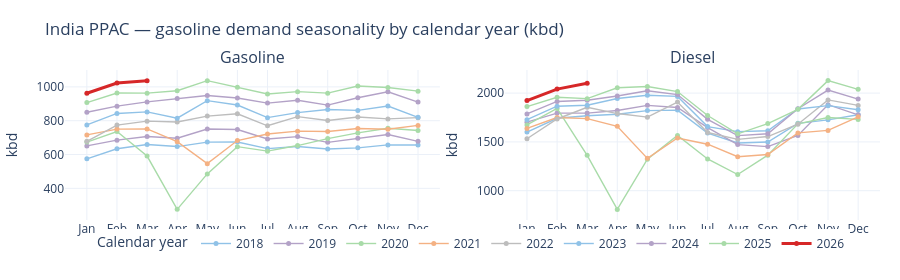

Here is the notebook cell this chart was saved with:
### Markdown cell above
## 6. Seasonality by calendar year (canonical **Gasoline**, PPAC India, kbd)

Uses `seasonality_by_year_chart` with **`value_target`** and **`product_canonical`** as the product column so the API sees stable labels.

### Code cell
in_gas = load_unified(
    metric="TOTDEMO",
    product_canonical=["Gasoline"],
    countries=["India"],
    sources=["PPAC"],
    start="2018-01-01",
    end=None,
    processed_dir=PROCESSED_ROOT,
)

fig_seas = seasonality_by_year_chart(
    in_gas,
    products=["Gasoline"],
    value_col="value_target",
    date_col="date",
    product_col="product_canonical",
    title="India PPAC — gasoline demand seasonality by calendar year (kbd)",
    units_label="kbd",
)
fig_seas.show()

### Figure 1 — Plotly figure (JSON) as saved in the notebook; plotly's stock layout.template omitted (floating-point values rounded to 4 significant figures)
{"data": [{"hovertemplate": "<b>Gasoline</b><br>Year: 2018<br>Month: %{x}<br>value_target: %{y:,.1f} kbd<extra></extra>", "legendgroup": "2018", "line": {"color": "#90c2e7", "width": 1.4}, "marker": {"size": 5}, "mode": "lines+markers", "name": "2018", "showlegend": true, "type": "scatter", "x": [1, 2, 3, 4, 5, 6, 7, 8, 9, 10, 11, 12], "xaxis": "x", "y": [574.7, 634.0, 659.1, 647.0, 673.6, 674.0, 635.0, 647.8, 632.5, 639.5, 657.0, 656.7], "yaxis": "y"}, {"hovertemplate": "<b>Gasoline</b><br>Year: 2019<br>Month: %{x}<br>value_target: %{y:,.1f} kbd<extra></extra>", "legendgroup": "2019", "line": {"color": "#b3a2c7", "width": 1.4}, "marker": {"size": 5}, "mode": "lines+markers", "name": "2019", "showlegend": true, "type": "scatter", "x": [1, 2, 3, 4, 5, 6, 7, 8, 9, 10, 11, 12], "xaxis": "x", "y": [650.9, 685.0, 706.8, 696.8, 750.6, 747.6, 691.8, 706.0, 672.2, 696.3, 718.2, 678.2], "yaxis": "y"}, {"hovertemplate": "<b>Gasoline</b><br>Year: 2020<br>Month: %{x}<br>value_target: %{y:,.1f} kbd<extra></extra>", "legendgroup": "2020", "line": {"color": "#a8dba8", "width": 1.4}, "marker": {"size": 5}, "mode": "lines+markers", "name": "2020", "showlegend": true, "type": "scatter", "x": [1, 2, 3, 4, 5, 6, 7, 8, 9, 10, 11, 12], "xaxis": "x", "y": [673.5, 736.0, 591.1, 275.7, 485.5, 646.6, 619.9, 653.1, 694.4, 727.9, 755.2, 741.9], "yaxis": "y"}, {"hovertemplate": "<b>Gasoline</b><br>Year: 2021<br>Month: %{x}<br>value_target: %{y:,.1f} kbd<extra></extra>", "legendgroup": "2021", "line": {"color": "#f4b183", "width": 1.4}, "marker": {"size": 5}, "mode": "lines+markers", "name": "2021", "showlegend": true, "type": "scatter", "x": [1, 2, 3, 4, 5, 6, 7, 8, 9, 10, 11, 12], "xaxis": "x", "y": [716.0, 750.5, 751.4, 676.0, 545.9, 682.6, 721.2, 738.1, 736.1, 754.2, 749.5, 772.1], "yaxis": "y"}, {"hovertemplate": "<b>Gasoline</b><br>Year: 2022<br>Month: %{x}<br>value_target: %{y:,.1f} kbd<extra></extra>", "legendgroup": "2022", "line": {"color": "#bdbdbd", "width": 1.4}, "marker": {"size": 5}, "mode": "lines+markers", "name": "2022", "showlegend": true, "type": "scatter", "x": [1, 2, 3, 4, 5, 6, 7, 8, 9, 10, 11, 12], "xaxis": "x", "y": [678.1, 774.0, 797.4, 792.6, 827.2, 841.1, 770.0, 824.1, 801.0, 821.6, 810.6, 818.1], "yaxis": "y"}, {"hovertemplate": "<b>Gasoline</b><br>Year: 2023<br>Month: %{x}<br>value_target: %{y:,.1f} kbd<extra></extra>", "legendgroup": "2023", "line": {"color": "#90c2e7", "width": 1.4}, "marker": {"size": 5}, "mode": "lines+markers", "name": "2023", "showlegend": true, "type": "scatter", "x": [1, 2, 3, 4, 5, 6, 7, 8, 9, 10, 11, 12], "xaxis": "x", "y": [775.3, 842.8, 852.1, 815.2, 918.4, 893.0, 818.1, 848.1, 866.5, 861.1, 886.6, 819.8], "yaxis": "y"}, {"hovertemplate": "<b>Gasoline</b><br>Year: 2024<br>Month: %{x}<br>value_target: %{y:,.1f} kbd<extra></extra>", "legendgroup": "2024", "line": {"color": "#b3a2c7", "width": 1.4}, "marker": {"size": 5}, "mode": "lines+markers", "name": "2024", "showlegend": true, "type": "scatter", "x": [1, 2, 3, 4, 5, 6, 7, 8, 9, 10, 11, 12], "xaxis": "x", "y": [850.1, 885.9, 911.3, 930.6, 949.5, 933.9, 904.1, 921.3, 892.1, 935.6, 971.4, 910.4], "yaxis": "y"}, {"hovertemplate": "<b>Gasoline</b><br>Year: 2025<br>Month: %{x}<br>value_target: %{y:,.1f} kbd<extra></extra>", "legendgroup": "2025", "line": {"color": "#a8dba8", "width": 1.4}, "marker": {"size": 5}, "mode": "lines+markers", "name": "2025", "showlegend": true, "type": "scatter", "x": [1, 2, 3, 4, 5, 6, 7, 8, 9, 10, 11, 12], "xaxis": "x", "y": [907.0, 963.5, 963.0, 977.3, 1037.0, 997.9, 957.7, 971.8, 963.0, 1005.0, 996.5, 974.9], "yaxis": "y"}, {"hovertemplate": "<b>Gasoline</b><br>Year: 2026<br>Month: %{x}<br>value_target: %{y:,.1f} kbd<extra></extra>", "legendgroup": "2026", "line": {"color": "#d62728", "width": 3}, "marker": {"size": 5}, "mode": "lines+markers", "name": "2026", "showlegend": true, "type": "scatter", "x": [1, 2, 3], "xaxis": "x", "y": [962.6, 1023.0, 1036.0], "yaxis": "y"}, {"hovertemplate": "<b>Diesel</b><br>Year: 2018<br>Month: %{x}<br>value_target: %{y:,.1f} kbd<extra></extra>", "legendgroup": "2018", "line": {"color": "#90c2e7", "width": 1.4}, "marker": {"size": 5}, "mode": "lines+markers", "name": "2018", "showlegend": false, "type": "scatter", "x": [1, 2, 3, 4, 5, 6, 7, 8, 9, 10, 11, 12], "xaxis": "x2", "y": [1601.0, 1742.0, 1768.0, 1784.0, 1821.0, 1826.0, 1591.0, 1489.0, 1499.0, 1690.0, 1726.0, 1778.0], "yaxis": "y2"}, {"hovertemplate": "<b>Diesel</b><br>Year: 2019<br>Month: %{x}<br>value_target: %{y:,.1f} kbd<extra></extra>", "legendgroup": "2019", "line": {"color": "#b3a2c7", "width": 1.4}, "marker": {"size": 5}, "mode": "lines+markers", "name": "2019", "showlegend": false, "type": "scatter", "x": [1, 2, 3, 4, 5, 6, 7, 8, 9, 10, 11, 12], "xaxis": "x2", "y": [1702.0, 1795.0, 1795.0, 1821.0, 1874.0, 1853.0, 1646.0, 1472.0, 1452.0, 1567.0, 1881.0, 1778.0], "yaxis": "y2"}, {"hovertemplate": "<b>Diesel</b><br>Year: 2020<br>Month: %{x}<br>value_target: %{y:,.1f} kbd<extra></extra>", "legendgroup": "2020", "line": {"color": "#a8dba8", "width": 1.4}, "marker": {"size": 5}, "mode": "lines+markers", "name": "2020", "showlegend": false, "type": "scatter", "x": [1, 2, 3, 4, 5, 6, 7, 8, 9, 10, 11, 12], "xaxis": "x2", "y": [1674.0, 1842.0, 1362.0, 808.7, 1322.0, 1566.0, 1325.0, 1165.0, 1364.0, 1685.0, 1750.0, 1731.0], "yaxis": "y2"}, {"hovertemplate": "<b>Diesel</b><br>Year: 2021<br>Month: %{x}<br>value_target: %{y:,.1f} kbd<extra></extra>", "legendgroup": "2021", "line": {"color": "#f4b183", "width": 1.4}, "marker": {"size": 5}, "mode": "lines+markers", "name": "2021", "showlegend": false, "type": "scatter", "x": [1, 2, 3, 4, 5, 6, 7, 8, 9, 10, 11, 12], "xaxis": "x2", "y": [1638.0, 1750.0, 1739.0, 1660.0, 1331.0, 1541.0, 1476.0, 1348.0, 1371.0, 1592.0, 1618.0, 1757.0], "yaxis": "y2"}, {"hovertemplate": "<b>Diesel</b><br>Year: 2022<br>Month: %{x}<br>value_target: %{y:,.1f} kbd<extra></extra>", "legendgroup": "2022", "line": {"color": "#bdbdbd", "width": 1.4}, "marker": {"size": 5}, "mode": "lines+markers", "name": "2022", "showlegend": false, "type": "scatter", "x": [1, 2, 3, 4, 5, 6, 7, 8, 9, 10, 11, 12], "xaxis": "x2", "y": [1532.0, 1735.0, 1854.0, 1790.0, 1754.0, 1908.0, 1596.0, 1526.0, 1555.0, 1681.0, 1930.0, 1874.0], "yaxis": "y2"}, {"hovertemplate": "<b>Diesel</b><br>Year: 2023<br>Month: %{x}<br>value_target: %{y:,.1f} kbd<extra></extra>", "legendgroup": "2023", "line": {"color": "#90c2e7", "width": 1.4}, "marker": {"size": 5}, "mode": "lines+markers", "name": "2023", "showlegend": false, "type": "scatter", "x": [1, 2, 3, 4, 5, 6, 7, 8, 9, 10, 11, 12], "xaxis": "x2", "y": [1727.0, 1866.0, 1876.0, 1944.0, 1977.0, 1966.0, 1657.0, 1605.0, 1615.0, 1837.0, 1871.0, 1830.0], "yaxis": "y2"}, {"hovertemplate": "<b>Diesel</b><br>Year: 2024<br>Month: %{x}<br>value_target: %{y:,.1f} kbd<extra></extra>", "legendgroup": "2024", "line": {"color": "#b3a2c7", "width": 1.4}, "marker": {"size": 5}, "mode": "lines+markers", "name": "2024", "showlegend": false, "type": "scatter", "x": [1, 2, 3, 4, 5, 6, 7, 8, 9, 10, 11, 12], "xaxis": "x2", "y": [1787.0, 1915.0, 1927.0, 1971.0, 2024.0, 1985.0, 1731.0, 1564.0, 1584.0, 1840.0, 2031.0, 1938.0], "yaxis": "y2"}, {"hovertemplate": "<b>Diesel</b><br>Year: 2025<br>Month: %{x}<br>value_target: %{y:,.1f} kbd<extra></extra>", "legendgroup": "2025", "line": {"color": "#a8dba8", "width": 1.4}, "marker": {"size": 5}, "mode": "lines+markers", "name": "2025", "showlegend": false, "type": "scatter", "x": [1, 2, 3, 4, 5, 6, 7, 8, 9, 10, 11, 12], "xaxis": "x2", "y": [1862.0, 1957.0, 1943.0, 2054.0, 2068.0, 2016.0, 1770.0, 1583.0, 1687.0, 1834.0, 2128.0, 2038.0], "yaxis": "y2"}, {"hovertemplate": "<b>Diesel</b><br>Year: 2026<br>Month: %{x}<br>value_target: %{y:,.1f} kbd<extra></extra>", "legendgroup": "2026", "line": {"color": "#d62728", "width": 3}, "marker": {"size": 5}, "mode": "lines+markers", "name": "2026", "showlegend": false, "type": "scatter", "x": [1, 2, 3], "xaxis": "x2", "y": [1923.0, 2041.0, 2100.0], "yaxis": "y2"}], "layout": {"annotations": [{"font": {"size": 16}, "showarrow": false, "text": "Gasoline", "x": 0.23, "xanchor": "center", "xref": "paper", "y": 1, "yanchor": "bottom", "yref": "paper"}, {"font": {"size": 16}, "showarrow": false, "text": "Diesel", "x": 0.77, "xanchor": "center", "xref": "paper", "y": 1, "yanchor": "bottom", "yref": "paper"}], "height": 280, "hovermode": "closest", "legend": {"orientation": "h", "title": {"text": "Calendar year"}, "x": 0.5, "xanchor": "center", "y": -0.06, "yanchor": "top"}, "margin": {"b": 60, "l": 60, "r": 20, "t": 70}, "title": {"text": "India PPAC — gasoline demand seasonality by calendar year (kbd)"}, "xaxis": {"anchor": "y", "domain": [0, 0.46], "tickmode": "array", "ticktext": ["Jan", "Feb", "Mar", "Apr", "May", "Jun", "Jul", "Aug", "Sep", "Oct", "Nov", "Dec"], "tickvals": [1, 2, 3, 4, 5, 6, 7, 8, 9, 10, 11, 12]}, "xaxis2": {"anchor": "y2", "domain": [0.54, 1], "tickmode": "array", "ticktext": ["Jan", "Feb", "Mar", "Apr", "May", "Jun", "Jul", "Aug", "Sep", "Oct", "Nov", "Dec"], "tickvals": [1, 2, 3, 4, 5, 6, 7, 8, 9, 10, 11, 12]}, "yaxis": {"anchor": "x", "domain": [0, 1], "title": {"text": "kbd"}}, "yaxis2": {"anchor": "x2", "domain": [0, 1], "title": {"text": "kbd"}}}}
